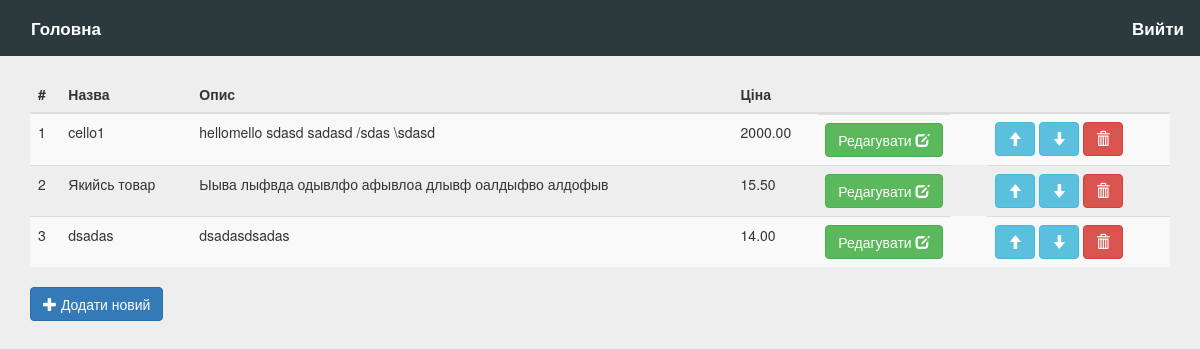
Before: /admin/ (signed in) with the older database file.
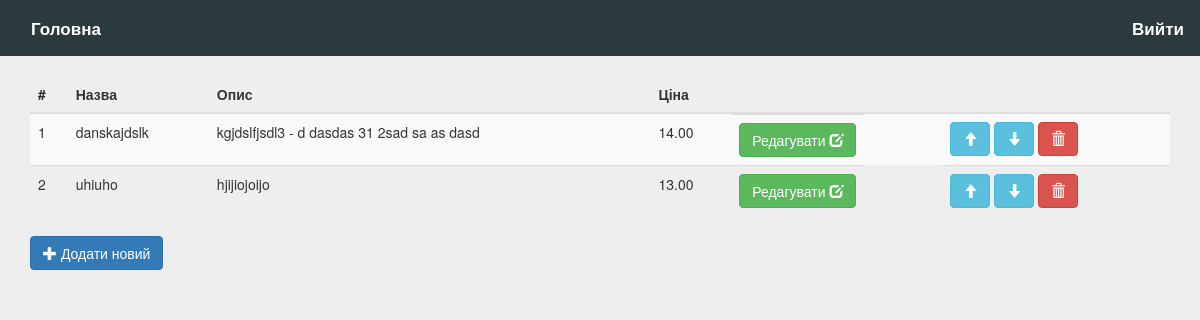
After: the same page with the newer database file.
### main/models.py (models this page shows)
class Good(models.Model):
	name = models.CharField(max_length=255)
	description = models.TextField()
	price = models.DecimalField(max_digits=6, decimal_places=2)
	images = models.ManyToManyField(Image)

### admin_panel/views.py (the view)
def index(request):
    if request.user.is_authenticated():
        goods = Good.objects.all()
        return render(request, 'admin_panel/index.html', { 'goods' : goods })
    else:
        return render(request, 'admin_panel/login.html')

### admin_panel/templates/admin_panel/index.html (shortened to what this page needs)
{% extends 'admin_panel/layout.html' %}
{% block content %}
	{% load static %}
	<div class="container body-content">
		<table id="goods" class="table table-hover table-striped ">
                <thead>
                  <tr id="select-all-tr">
                    <th>#</th>
                    <th>Назва</th>
                    <th>Опис</th>
                    <th>Ціна</th>
                    <th></th>
                    <th></th>
                  </tr>
                </thead>
                <tbody>
                {% for good in goods %}
                    <tr class="good-row" id="{{ good.id }}">
                        <td class="good_position">{{ forloop.counter }}</td>
                        <td>{{ good.name }}</td>
                        <td>{{ good.description|slice:":50" }}</td>
                        <td>{{ good.price }}</td>
                        <td style="display: inline-block;">
                            <form action="/admin/edit_good" method="GET">
                                <button class="btn btn-success edit_good" type="submit">Редагувати <span class="glyphicon glyphicon-edit"></span></button>
                            </form>
                        </td>
                        <td>
                            <button type="button" class="btn btn-info move_up"><span class="glyphicon glyphicon-arrow-up"></span></button>
                            <button type="button" class="btn btn-info move_down"><span class="glyphicon glyphicon-arrow-down"></span></button>
                            <button type="button" class="btn btn-danger remove_good"><span class="glyphicon glyphicon-trash"></span></button>
                        </td>
                    </tr>
                {% endfor %}
            </tbody>
        </table>
        <a class="btn btn-primary" href="/admin/add_good"><span class="glyphicon glyphicon-plus"></span> Додати новий</a>
	</div>
{% endblock %}

### admin_panel/templates/admin_panel/layout.html (shortened to what this page needs)
<!DOCTYPE html>
<html>
  <head>
    <link href="https://maxcdn.bootstrapcdn.com/font-awesome/4.7.0/css/font-awesome.min.css" rel="stylesheet">
    <link rel="stylesheet" href="https://maxcdn.bootstrapcdn.com/bootstrap/3.3.7/css/bootstrap.min.css">
    {% load static %}
    <link href="{% static "admin_panel/css/admin.css" %}" rel="stylesheet">
  </head>
  <body>
    <nav class="navbar navbar-own">
      <div class="container-fluid" id="main-header-title">
        <ul class="nav nav-pills navbar-left">
            <li id="index">
                <a href="/admin/">
                    <span>Головна</span>
                </a>
            </li>
          </ul>
          <ul class="nav nav-pills navbar-right">
              <li><a href="/admin/logout" class="btn-exit">Вийти</a></li>
          </ul>
      </div>
    </nav>
    {% block content %}
    {% endblock %}
  </body>
</html>

### static/admin_panel/css/admin.css (style rules this page uses)
body { padding-bottom: 20px; }
.navbar-own { background-color: #2c3a3e; border-color: #2c3a3e; border-radius: 0; }
.nav-pills { margin-top: 5px; margin-bottom: 5px; }
#main-header-title .nav li a { color: #fff; font-weight: 700; font-size: 17px; }

### admin_panel/templates/admin_panel/layout.html (style rules this page uses)
body { background: #eee !important; }

Changed rows visible on the page:
removed Good: name "cello1", description "hellomello sdasd sadasd /sdas \\sdasd", price "2000.00"
removed Good: name "Якийсь товар", description "Ыыва лыфвда одывлфо афывлоа длывф оалдыфво алдофыв", price "15.50"
removed Good: name "dsadas", description "dsadasdsadas", price "14.00"
added Good: name "danskajdslk", description "kgjdslfjsdl3 - d dasdas 31 2sad sa as dasd", price "14.00"
added Good: name "uhiuho", description "hjijiojoijo", price "13.00"
